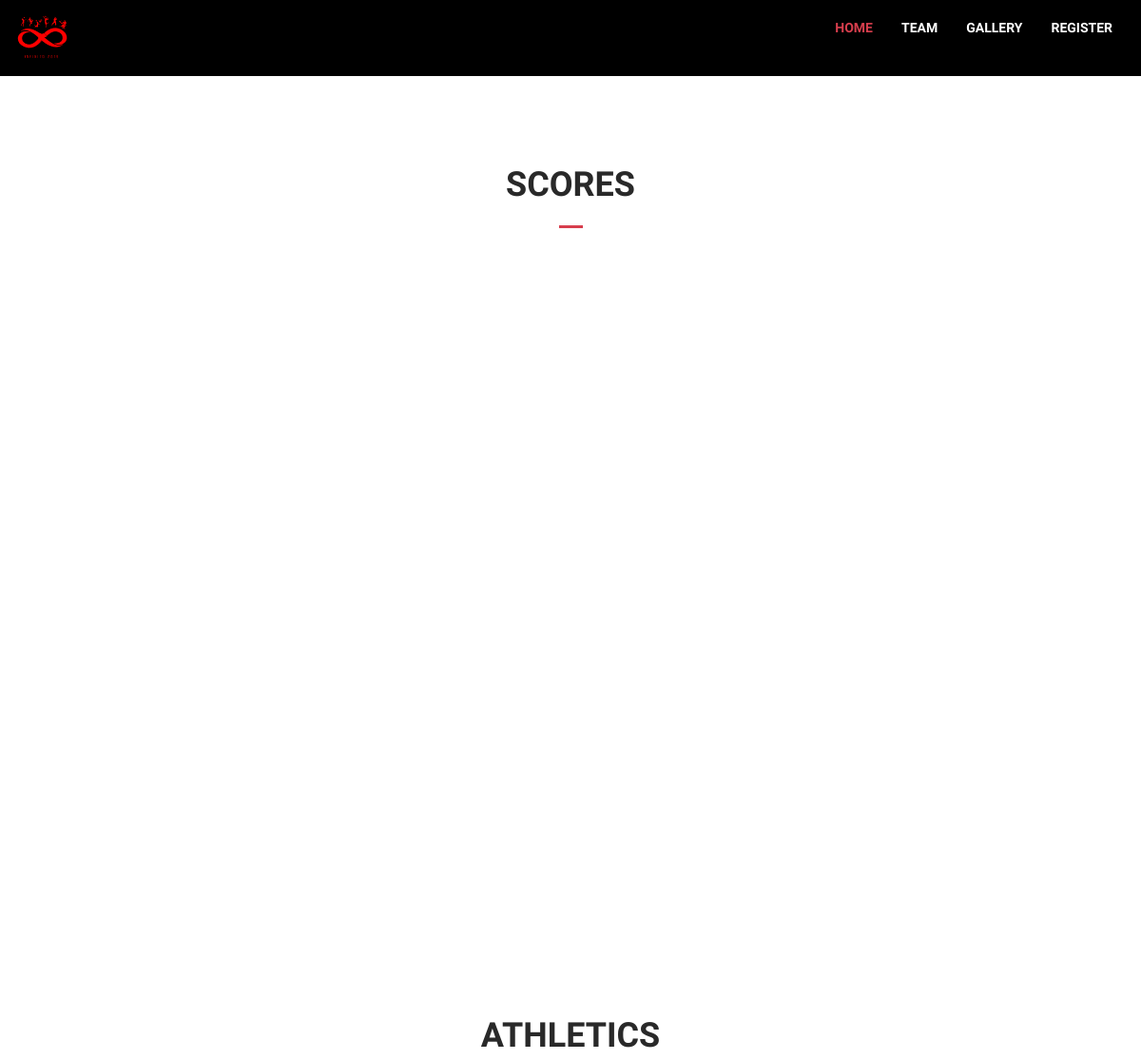
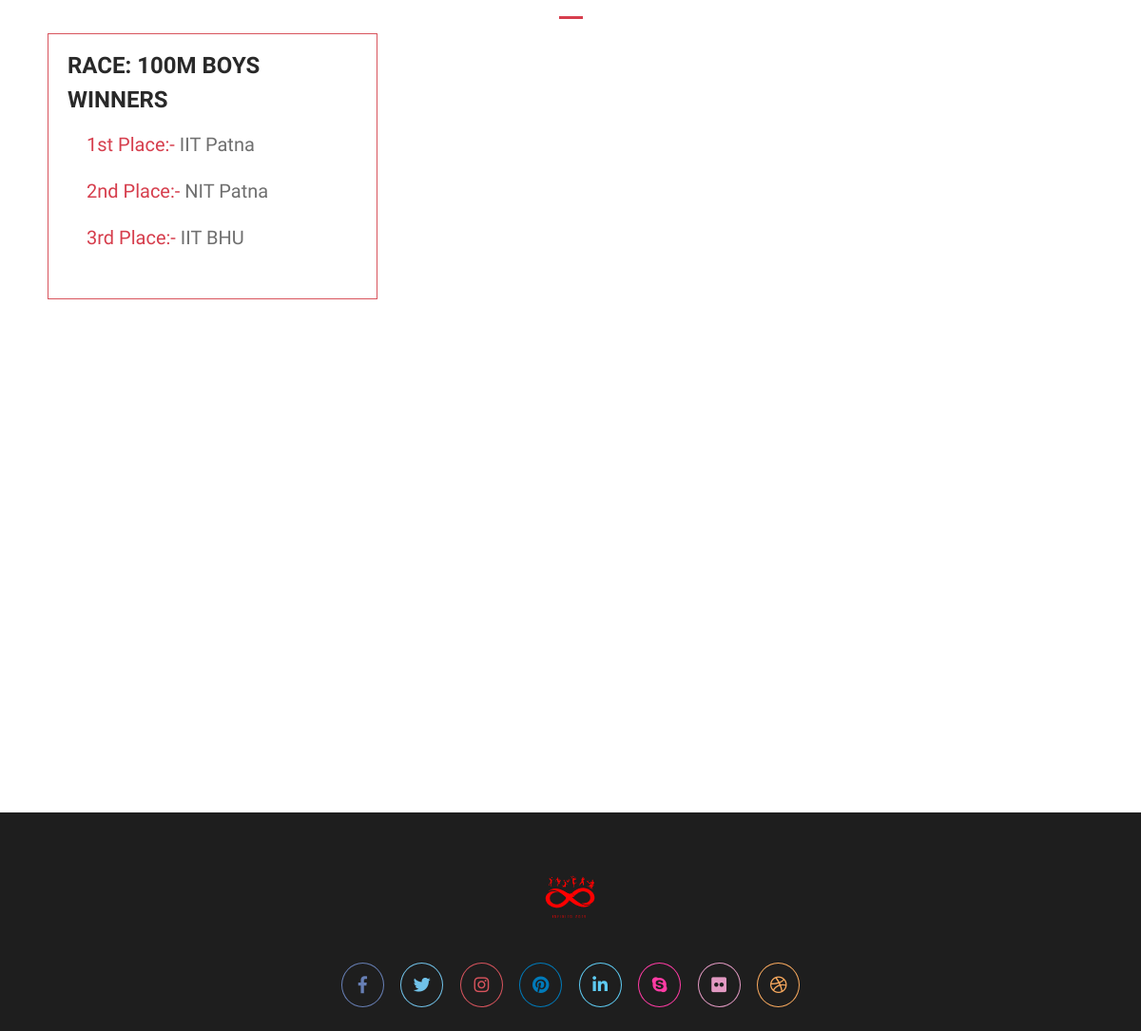
Page /scores.php on the committed database (2 pictures, top to bottom).
### tables this page shows
CREATE TABLE `athletics` (
  `Id` int(11) NOT NULL,
  `RaceName` varchar(200) NOT NULL,
  `Winner` varchar(200) NOT NULL,
  `FirstRunnerUp` varchar(200) NOT NULL,
  `SecondRunnerUp` varchar(200) NOT NULL,
  `date` timestamp NOT NULL DEFAULT current_timestamp()
);

### scores.php (the view, shortened to what this page needs)
<?php
require('./templates/header.php');
?>
<body>
      <div class="bac">
    <div class="container" style="padding:10px 0">
      <a href="index.php" class="logo float-left tran4s"><img src="images/logo/logo.png" alt="Logo" style="border-radius:100%" /></a>
      <nav class="navbar float-right theme-main-menu one-page-menu">
        <div class="collapse navbar-collapse" id="navbar-collapse-1">
          <ul class="nav navbar-nav">
            <li class="active"><a href="#home">Home</a></li>
            <li><a href="./team.php">Team</a></li>
            <li><a href="./gallery.php">Gallery</a></li>
            <li><a href="./registration.php">Register</a></li>
          </ul>
        </div>
      </nav>
    </div>
  </div>
  <div class="container">
    <div id="content">
      <div class="theme-title">
        <h2>Scores</h2>
      </div>
      <div class="score-container">
        <?php require('./pullScores.php');
          ?>
      </div>
    </div>
    <div id="content">
      <div class="theme-title">
        <h2>Athletics</h2>
      </div>
      <div class="score-container">
        <?php $stmt = $pdo->query("SELECT * FROM athletics ORDER BY date");
        while ($data = $stmt->fetch()) {
          ?>
          <div class="col-lg-4 offset-lg-2 col-md-4 col-sm-2 sol-xs-1">
            <div class=" score-box">
              <h4 >Race: <?php echo  $data['RaceName'] ?></h4>
              <div>
                <h4>Winners</h4>
                <ul class="winnersList">
                  <li> <span style="color:#d63e4d">1st Place:-</span>   <?php echo $data['Winner'] ?></li>
                  <li> <span style="color:#d63e4d"> 2nd Place:-</span>  <?php echo $data['FirstRunnerUp'] ?></li>
                  <li> <span style="color:#d63e4d"> 3rd Place:-</span> <?php echo $data['SecondRunnerUp'] ?></li>
                </ul>
              </div>
            </div>
          </div>
          <?php
        }
        ?>
      </div>
    </div>
  </div>
  <footer>
    <div class="container">
      <a href="index.html" class="logo"><img src="images/logo/logo.png" alt="Logo" /></a>
      <ul>
        <li>
          <a href="#" target="_blank" class="tran3s round-border"><i class="fab fa-facebook-f" aria-hidden="true"></i></a>
        </li>
        <li>
          <a href="#" target="_blank" class="tran3s round-border"><i class="fab fa-twitter" aria-hidden="true"></i></a>
        </li>
        <li>
          <a href="#" target="_blank" class="tran3s round-border"><i class="fab fa-instagram"></i></a>
        </li>
        <li>
          <a href="#" target="_blank" class="tran3s round-border"><i class="fab fa-pinterest" aria-hidden="true"></i></a>
        </li>
        <li>
          <a href="#" target="_blank" class="tran3s round-border"><i class="fab fa-linkedin-in" aria-hidden="true"></i></a>
        </li>
        <li>
          <a href="#" target="_blank" class="tran3s round-border"><i class="fab fa-skype" aria-hidden="true"></i></a>
        </li>
        <li>
          <a href="#" target="_blank" class="tran3s round-border"><i class="fab fa-flickr" aria-hidden="true"></i></a>
        </li>
        <li>
          <a href="#" target="_blank" class="tran3s round-border"><i class="fab fa-dribbble" aria-hidden="true"></i></a>
        </li>
      </ul>
    </div>
  </footer>
  <?php
  require('./templates/footer.php')
  ?>

### css/responsive.css (style rules this page uses)
@media (min-width: 992px) { .container { padding-left: 0 !important; padding-right: 0 !important; } }

### rows in the picture
athletics: RaceName "100M BOYS", Winner "IIT Patna", FirstRunnerUp "NIT Patna", SecondRunnerUp "IIT BHU"
